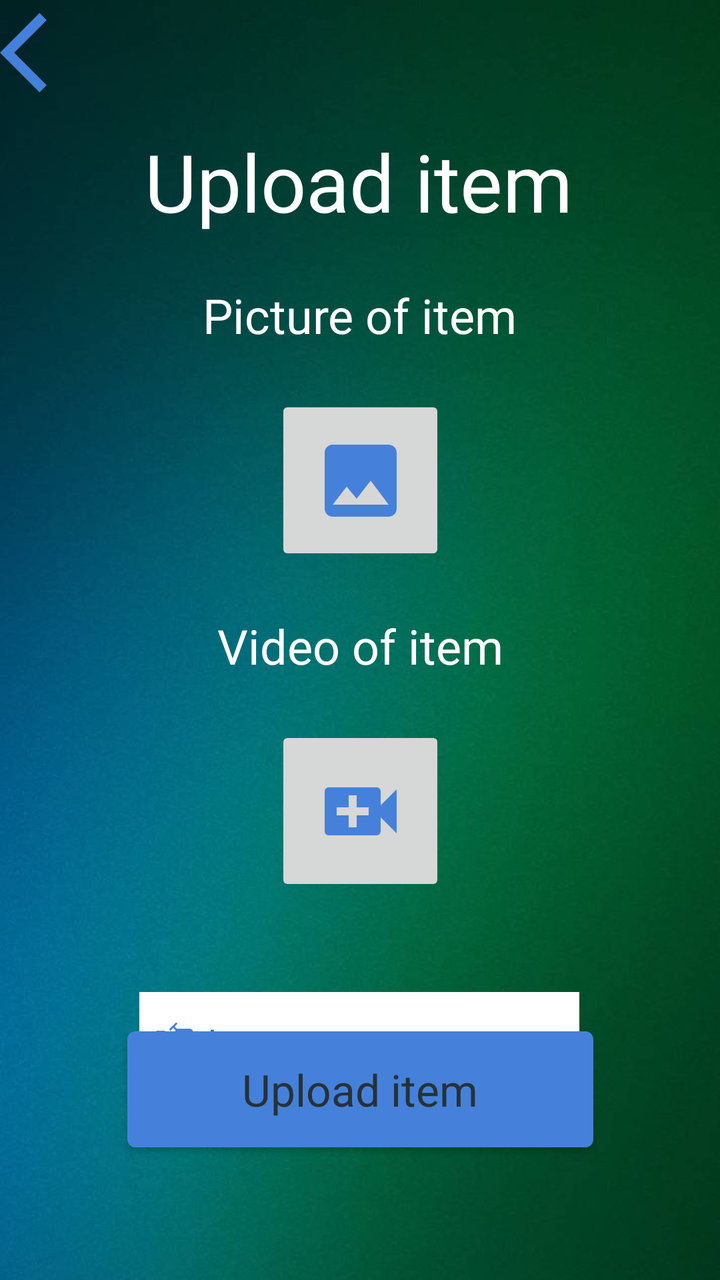
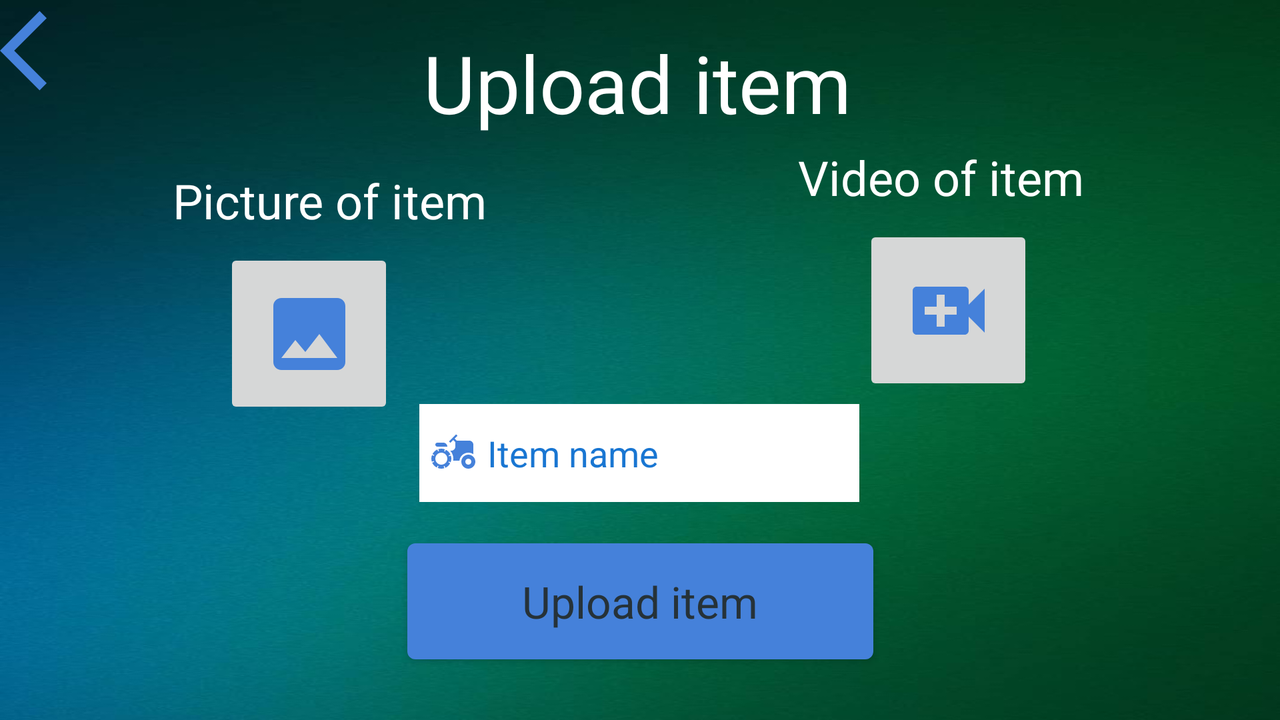

The same Android screen from two of the app's own layout files: first res/layout/ as a phone draws it, then the repository's variant for another configuration, drawn on a device whose configuration selects that folder. Both files follow.
<!-- AndroidManifest.xml: application theme Theme.NewModernTrading -->
<!-- res/layout/activity_upload_item.xml -->
<?xml version="1.0" encoding="utf-8"?>
<androidx.constraintlayout.widget.ConstraintLayout xmlns:android="http://schemas.android.com/apk/res/android"
    xmlns:app="http://schemas.android.com/apk/res-auto"
    xmlns:tools="http://schemas.android.com/tools"
    android:layout_width="match_parent"
    android:layout_height="match_parent"
    android:background="@drawable/background"
    tools:context=".UploadItemActivity">

    <ImageButton
        android:id="@+id/backButton6"
        android:layout_width="wrap_content"
        android:layout_height="wrap_content"
        android:background="#00000000"
        android:contentDescription="@string/BackButton"
        app:layout_constraintBottom_toBottomOf="parent"
        app:layout_constraintEnd_toEndOf="parent"
        app:layout_constraintHorizontal_bias="0.0"
        app:layout_constraintStart_toStartOf="parent"
        app:layout_constraintTop_toTopOf="parent"
        app:layout_constraintVertical_bias="0.004"
        app:srcCompat="@drawable/ic_baseline_arrow_back_ios_24"
        tools:ignore="RedundantDescriptionCheck,DuplicateSpeakableTextCheck" />

    <TextView
        android:id="@+id/uploadItemText"
        android:layout_width="wrap_content"
        android:layout_height="wrap_content"
        android:textAppearance="@style/TextAppearance.AppCompat.Medium"
        android:text="@string/uploadItem"
        android:textSize="40sp"
        android:textColor="@color/white"
        app:layout_constraintBottom_toBottomOf="parent"
        app:layout_constraintEnd_toEndOf="parent"
        app:layout_constraintHorizontal_bias="0.495"
        app:layout_constraintStart_toStartOf="parent"
        app:layout_constraintTop_toTopOf="parent"
        app:layout_constraintVertical_bias="0.109" />

    <TextView
        android:id="@+id/pictureOfItemText"
        android:layout_width="wrap_content"
        android:layout_height="wrap_content"
        android:textAppearance="@style/TextAppearance.AppCompat.Medium"
        android:layout_marginTop="24dp"
        android:text="@string/pictureOfItem"
        android:textSize="24sp"
        android:textColor="@color/white"
        app:layout_constraintEnd_toEndOf="parent"
        app:layout_constraintStart_toStartOf="parent"
        app:layout_constraintTop_toBottomOf="@+id/uploadItemText" />

    <TextView
        android:id="@+id/videoOfItemText"
        android:layout_width="wrap_content"
        android:layout_height="wrap_content"
        android:layout_marginTop="24dp"
        android:textAppearance="@style/TextAppearance.AppCompat.Medium"
        android:text="@string/videoOfItem"
        android:textSize="24sp"
        android:textColor="@color/white"
        app:layout_constraintEnd_toEndOf="parent"
        app:layout_constraintStart_toStartOf="parent"
        app:layout_constraintTop_toBottomOf="@+id/addImageButton" />

    <ImageButton
        android:id="@+id/addVideoButton"
        android:layout_width="85dp"
        android:layout_height="85dp"
        android:layout_marginTop="24dp"
        android:contentDescription="@string/addVideo"
        app:layout_constraintEnd_toEndOf="parent"
        app:layout_constraintStart_toStartOf="parent"
        app:layout_constraintTop_toBottomOf="@+id/videoOfItemText"
        app:srcCompat="@drawable/ic_baseline_video_call_24" />

    <EditText
        android:id="@+id/itemNameText"
        android:layout_width="220dp"
        android:layout_height="49dp"
        android:layout_marginTop="48dp"
        android:autofillHints=""
        android:background="#ffffff"
        android:drawableStart="@drawable/ic_baseline_agriculture_24"
        android:drawablePadding="5dp"
        android:ems="10"
        android:hint="@string/itemName"
        android:inputType="textPersonName"
        android:paddingStart="5sp"
        android:paddingEnd="0sp"
        android:textAppearance="@style/TextAppearance.AppCompat.Medium"
        android:textColorHint="#1976D2"
        android:textColor="#1976D2"
        app:layout_constraintEnd_toEndOf="parent"
        app:layout_constraintHorizontal_bias="0.497"
        app:layout_constraintStart_toStartOf="parent"
        app:layout_constraintTop_toBottomOf="@+id/addVideoButton" />

    <Button
        android:id="@+id/uploadItemButton"
        android:layout_width="233dp"
        android:layout_height="70dp"
        android:layout_marginBottom="80dp"
        android:text="@string/uploadItem"
        android:textAppearance="@style/TextAppearance.AppCompat.Large"
        android:textColor="#263238"
        app:layout_constraintBottom_toBottomOf="parent"
        app:layout_constraintEnd_toEndOf="parent"
        app:layout_constraintStart_toStartOf="parent"
        app:layout_constraintTop_toBottomOf="@+id/itemNameText"
        app:layout_constraintVertical_bias="0.647"
        tools:ignore="DuplicateSpeakableTextCheck,DuplicateSpeakableTextCheck" />

    <ImageButton
        android:id="@+id/addImageButton"
        android:layout_width="85dp"
        android:layout_height="85dp"
        android:layout_marginTop="24dp"
        android:contentDescription="@string/addImage"
        app:layout_constraintEnd_toEndOf="parent"
        app:layout_constraintStart_toStartOf="parent"
        app:layout_constraintTop_toBottomOf="@+id/pictureOfItemText"
        app:srcCompat="@drawable/ic_baseline_image_24" />

</androidx.constraintlayout.widget.ConstraintLayout>
<!-- resources referenced by this layout -->
<resources>
  <!-- drawable ic_baseline_arrow_back_ios_24 (drawable-v24) -->
  <vector xmlns:android="http://schemas.android.com/apk/res/android"
      android:width="48dp"
      android:height="48dp"
      android:viewportWidth="24"
      android:viewportHeight="24"
      android:tint="#FF4581DA"
      android:autoMirrored="true">
    <path
        android:fillColor="@android:color/white"
        android:pathData="M11.67,3.87L9.9,2.1 0,12l9.9,9.9 1.77,-1.77L3.54,12z"/>
  </vector>
  <!-- drawable ic_baseline_image_24 (drawable-v24) -->
  <vector android:height="48dp" android:tint="#FF4581DA"
      android:viewportHeight="24" android:viewportWidth="24"
      android:width="48dp" xmlns:android="http://schemas.android.com/apk/res/android">
      <path android:fillColor="@android:color/white" android:pathData="M21,19V5c0,-1.1 -0.9,-2 -2,-2H5c-1.1,0 -2,0.9 -2,2v14c0,1.1 0.9,2 2,2h14c1.1,0 2,-0.9 2,-2zM8.5,13.5l2.5,3.01L14.5,12l4.5,6H5l3.5,-4.5z"/>
  </vector>
  <!-- drawable ic_baseline_video_call_24 (drawable-v24) -->
  <vector android:height="48dp" android:tint="#FF4581DA"
      android:viewportHeight="24" android:viewportWidth="24"
      android:width="48dp" xmlns:android="http://schemas.android.com/apk/res/android">
      <path android:fillColor="@android:color/white" android:pathData="M17,10.5V7c0,-0.55 -0.45,-1 -1,-1H4c-0.55,0 -1,0.45 -1,1v10c0,0.55 0.45,1 1,1h12c0.55,0 1,-0.45 1,-1v-3.5l4,4v-11l-4,4zM14,13h-3v3H9v-3H6v-2h3V8h2v3h3v2z"/>
  </vector>
  <string name="BackButton">Back button</string>
  <string name="addImage">Add image</string>
  <string name="addVideo">Add video</string>
  <string name="itemName">Item name</string>
  <string name="pictureOfItem">Picture of item</string>
  <string name="uploadItem">Upload item</string>
  <string name="videoOfItem">Video of item</string>
  <style name="Theme.NewModernTrading" parent="Theme.MaterialComponents.DayNight.NoActionBar">
          
          <item name="colorPrimary">#FF4581DA</item>
          <item name="colorPrimaryVariant">#FF4581DA</item>
          <item name="colorOnPrimary">@color/white</item>
          
          <item name="colorSecondary">#FF4581DA</item>
          <item name="colorSecondaryVariant">#FF4581DA</item>
          <item name="colorOnSecondary">@color/black</item>
          
          <item name="android:statusBarColor" tools:targetApi="l">?attr/colorPrimaryVariant</item>
          
      </style>
</resources>
<!-- res/layout-land/activity_upload_item.xml (the repository's variant of the layout above) -->
<!-- drawn on the phone turned sideways -->
<?xml version="1.0" encoding="utf-8"?>
<androidx.constraintlayout.widget.ConstraintLayout xmlns:android="http://schemas.android.com/apk/res/android"
    xmlns:app="http://schemas.android.com/apk/res-auto"
    xmlns:tools="http://schemas.android.com/tools"
    android:layout_width="match_parent"
    android:layout_height="match_parent"
    android:background="@drawable/background"
    tools:context=".UploadItemActivity">

    <ImageButton
        android:id="@+id/backButton"
        android:layout_width="wrap_content"
        android:layout_height="wrap_content"
        android:background="#00000000"
        android:contentDescription="@string/BackButton"
        app:layout_constraintBottom_toBottomOf="parent"
        app:layout_constraintEnd_toEndOf="parent"
        app:layout_constraintHorizontal_bias="0.0"
        app:layout_constraintStart_toStartOf="parent"
        app:layout_constraintTop_toTopOf="parent"
        app:layout_constraintVertical_bias="0.004"
        app:srcCompat="@drawable/ic_baseline_arrow_back_ios_24"
        tools:ignore="RedundantDescriptionCheck,DuplicateSpeakableTextCheck" />

    <TextView
        android:id="@+id/uploadItemText"
        android:layout_width="wrap_content"
        android:layout_height="wrap_content"
        android:text="@string/uploadItem"
        android:textAppearance="@style/TextAppearance.AppCompat.Medium"
        android:textColor="@color/white"
        android:textSize="40sp"
        app:layout_constraintBottom_toBottomOf="parent"
        app:layout_constraintEnd_toEndOf="parent"
        app:layout_constraintHorizontal_bias="0.497"
        app:layout_constraintStart_toStartOf="parent"
        app:layout_constraintTop_toTopOf="parent"
        app:layout_constraintVertical_bias="0.048" />

    <TextView
        android:id="@+id/pictureOfItemText"
        android:layout_width="wrap_content"
        android:layout_height="wrap_content"
        android:layout_marginTop="84dp"
        android:text="@string/pictureOfItem"
        android:textAppearance="@style/TextAppearance.AppCompat.Medium"
        android:textColor="@color/white"
        android:textSize="24sp"
        app:layout_constraintEnd_toEndOf="parent"
        app:layout_constraintHorizontal_bias="0.179"
        app:layout_constraintStart_toStartOf="parent"
        app:layout_constraintTop_toTopOf="parent" />

    <TextView
        android:id="@+id/videoOfItemText"
        android:layout_width="wrap_content"
        android:layout_height="wrap_content"
        android:text="@string/videoOfItem"
        android:textAppearance="@style/TextAppearance.AppCompat.Medium"
        android:textColor="@color/white"
        android:textSize="24sp"
        app:layout_constraintBottom_toBottomOf="parent"
        app:layout_constraintEnd_toEndOf="parent"
        app:layout_constraintHorizontal_bias="0.803"
        app:layout_constraintStart_toStartOf="parent"
        app:layout_constraintTop_toTopOf="parent"
        app:layout_constraintVertical_bias="0.221" />

    <ImageButton
        android:id="@+id/addVideoButton"
        android:layout_width="85dp"
        android:layout_height="85dp"
        android:layout_marginTop="8dp"
        android:contentDescription="@string/addVideo"
        app:layout_constraintEnd_toEndOf="parent"
        app:layout_constraintHorizontal_bias="0.778"
        app:layout_constraintStart_toStartOf="parent"
        app:layout_constraintTop_toBottomOf="@+id/videoOfItemText"
        app:srcCompat="@drawable/ic_baseline_video_call_24" />

    <EditText
        android:id="@+id/itemNameText"
        android:layout_width="220dp"
        android:layout_height="49dp"
        android:autofillHints=""
        android:background="#ffffff"
        android:drawableStart="@drawable/ic_baseline_agriculture_24"
        android:drawablePadding="5dp"
        android:ems="10"
        android:hint="@string/itemName"
        android:inputType="textPersonName"
        android:paddingStart="5sp"
        android:paddingEnd="0sp"
        android:textAppearance="@style/TextAppearance.AppCompat.Medium"
        android:textColor="#1976D2"
        android:textColorHint="#1976D2"
        app:layout_constraintBottom_toBottomOf="parent"
        app:layout_constraintEnd_toEndOf="parent"
        app:layout_constraintHorizontal_bias="0.499"
        app:layout_constraintStart_toStartOf="parent"
        app:layout_constraintTop_toBottomOf="@+id/uploadItemText"
        app:layout_constraintVertical_bias="0.551" />

    <Button
        android:id="@+id/uploadItemButton"
        android:layout_width="233dp"
        android:layout_height="70dp"
        android:text="@string/uploadItem"
        android:textAppearance="@style/TextAppearance.AppCompat.Large"
        android:textColor="#263238"
        app:layout_constraintBottom_toBottomOf="parent"
        app:layout_constraintEnd_toEndOf="parent"
        app:layout_constraintStart_toStartOf="parent"
        app:layout_constraintTop_toBottomOf="@+id/itemNameText"
        app:layout_constraintVertical_bias="0.378"
        tools:ignore="DuplicateSpeakableTextCheck,DuplicateSpeakableTextCheck" />

    <ImageButton
        android:id="@+id/addImageButton"
        android:layout_width="85dp"
        android:layout_height="85dp"
        android:layout_marginTop="8dp"
        android:contentDescription="@string/addImage"
        app:layout_constraintEnd_toEndOf="parent"
        app:layout_constraintHorizontal_bias="0.202"
        app:layout_constraintStart_toStartOf="parent"
        app:layout_constraintTop_toBottomOf="@+id/pictureOfItemText"
        app:srcCompat="@drawable/ic_baseline_image_24" />

</androidx.constraintlayout.widget.ConstraintLayout>
